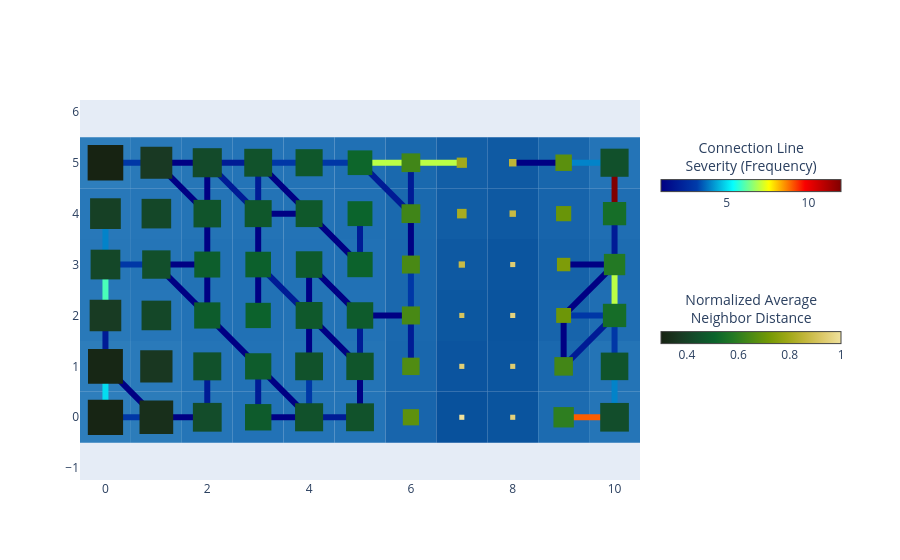

Here is the notebook cell this chart was saved with:
### Code cell
basin.pond() \
    .rhizome_layer(min_width=6, max_width=6, colorscale="jet") \
    .pad_layer() \
    .visualize();

### Figure 1 — Plotly figure (JSON) as saved in the notebook; plotly's stock layout.template omitted (floating-point values rounded to 4 significant figures)
{"data": [{"hoverinfo": "none", "marker": {"cmax": 12, "cmin": 1, "color": [1], "colorbar": {"len": 200, "lenmode": "pixels", "orientation": "h", "thickness": 12, "title": {"side": "top", "text": "Connection Line<br>Severity (Frequency)"}, "x": 1.02, "xanchor": "left", "y": 0.8, "yanchor": "middle"}, "colorscale": [[0, "rgb(0,0,131)"], [0.2, "rgb(0,60,170)"], [0.4, "rgb(5,255,255)"], [0.6, "rgb(255,255,0)"], [0.8, "rgb(250,0,0)"], [1, "rgb(128,0,0)"]], "showscale": true}, "mode": "markers", "showlegend": false, "type": "scatter", "x": [null], "y": [null]}, {"hoverinfo": "none", "marker": {"cmax": 1, "cmin": 0.3, "color": [0.3], "colorbar": {"len": 200, "lenmode": "pixels", "orientation": "h", "thickness": 12, "title": {"side": "top", "text": "Normalized Average<br>Neighbor Distance"}, "x": 1.02, "xanchor": "left", "y": 0.4, "yanchor": "middle"}, "colorscale": [[0, "rgb(23, 35, 18)"], [0.1, "rgb(25, 56, 34)"], [0.2, "rgb(18, 78, 43)"], [0.3, "rgb(11, 100, 44)"], [0.4, "rgb(35, 121, 36)"], [0.5, "rgb(75, 138, 20)"], [0.6, "rgb(116, 153, 5)"], [0.7, "rgb(157, 167, 21)"], [0.8, "rgb(194, 182, 59)"], [0.9, "rgb(221, 201, 106)"], [1, "rgb(239, 225, 156)"]], "showscale": true}, "mode": "markers", "showlegend": false, "type": "scatter", "x": [null], "y": [null]}], "layout": {"autosize": true, "legend": {"x": 1.02, "xanchor": "left", "y": 0, "yanchor": "bottom"}, "margin": {"r": 260}, "shapes": [{"fillcolor": "rgb(46, 126, 188)", "layer": "between", "line": {"width": 0}, "type": "rect", "x0": -0.5, "x1": 0.5, "xref": "x", "y0": -0.5, "y1": 0.5, "yref": "y"}, {"fillcolor": "rgb(44, 124, 186)", "layer": "between", "line": {"width": 0}, "type": "rect", "x0": 0.5, "x1": 1.5, "xref": "x", "y0": -0.5, "y1": 0.5, "yref": "y"}, {"fillcolor": "rgb(37, 117, 183)", "layer": "between", "line": {"width": 0}, "type": "rect", "x0": 1.5, "x1": 2.5, "xref": "x", "y0": -0.5, "y1": 0.5, "yref": "y"}, {"fillcolor": "rgb(34, 114, 182)", "layer": "between", "line": {"width": 0}, "type": "rect", "x0": 2.5, "x1": 3.5, "xref": "x", "y0": -0.5, "y1": 0.5, "yref": "y"}, {"fillcolor": "rgb(36, 116, 183)", "layer": "between", "line": {"width": 0}, "type": "rect", "x0": 3.5, "x1": 4.5, "xref": "x", "y0": -0.5, "y1": 0.5, "yref": "y"}, {"fillcolor": "rgb(36, 116, 183)", "layer": "between", "line": {"width": 0}, "type": "rect", "x0": 4.5, "x1": 5.5, "xref": "x", "y0": -0.5, "y1": 0.5, "yref": "y"}, {"fillcolor": "rgb(24, 101, 172)", "layer": "between", "line": {"width": 0}, "type": "rect", "x0": 5.5, "x1": 6.5, "xref": "x", "y0": -0.5, "y1": 0.5, "yref": "y"}, {"fillcolor": "rgb(8, 81, 156)", "layer": "between", "line": {"width": 0}, "type": "rect", "x0": 6.5, "x1": 7.5, "xref": "x", "y0": -0.5, "y1": 0.5, "yref": "y"}, {"fillcolor": "rgb(10, 84, 158)", "layer": "between", "line": {"width": 0}, "type": "rect", "x0": 7.5, "x1": 8.5, "xref": "x", "y0": -0.5, "y1": 0.5, "yref": "y"}, {"fillcolor": "rgb(28, 107, 176)", "layer": "between", "line": {"width": 0}, "type": "rect", "x0": 8.5, "x1": 9.5, "xref": "x", "y0": -0.5, "y1": 0.5, "yref": "y"}, {"fillcolor": "rgb(37, 117, 183)", "layer": "between", "line": {"width": 0}, "type": "rect", "x0": 9.5, "x1": 10.5, "xref": "x", "y0": -0.5, "y1": 0.5, "yref": "y"}, {"fillcolor": "rgb(45, 125, 187)", "layer": "between", "line": {"width": 0}, "type": "rect", "x0": -0.5, "x1": 0.5, "xref": "x", "y0": 0.5, "y1": 1.5, "yref": "y"}, {"fillcolor": "rgb(42, 122, 186)", "layer": "between", "line": {"width": 0}, "type": "rect", "x0": 0.5, "x1": 1.5, "xref": "x", "y0": 0.5, "y1": 1.5, "yref": "y"}, {"fillcolor": "rgb(36, 116, 183)", "layer": "between", "line": {"width": 0}, "type": "rect", "x0": 1.5, "x1": 2.5, "xref": "x", "y0": 0.5, "y1": 1.5, "yref": "y"}, {"fillcolor": "rgb(34, 114, 182)", "layer": "between", "line": {"width": 0}, "type": "rect", "x0": 2.5, "x1": 3.5, "xref": "x", "y0": 0.5, "y1": 1.5, "yref": "y"}, {"fillcolor": "rgb(36, 116, 183)", "layer": "between", "line": {"width": 0}, "type": "rect", "x0": 3.5, "x1": 4.5, "xref": "x", "y0": 0.5, "y1": 1.5, "yref": "y"}, {"fillcolor": "rgb(36, 116, 182)", "layer": "between", "line": {"width": 0}, "type": "rect", "x0": 4.5, "x1": 5.5, "xref": "x", "y0": 0.5, "y1": 1.5, "yref": "y"}, {"fillcolor": "rgb(25, 103, 173)", "layer": "between", "line": {"width": 0}, "type": "rect", "x0": 5.5, "x1": 6.5, "xref": "x", "y0": 0.5, "y1": 1.5, "yref": "y"}, {"fillcolor": "rgb(11, 84, 159)", "layer": "between", "line": {"width": 0}, "type": "rect", "x0": 6.5, "x1": 7.5, "xref": "x", "y0": 0.5, "y1": 1.5, "yref": "y"}, {"fillcolor": "rgb(11, 85, 159)", "layer": "between", "line": {"width": 0}, "type": "rect", "x0": 7.5, "x1": 8.5, "xref": "x", "y0": 0.5, "y1": 1.5, "yref": "y"}, {"fillcolor": "rgb(26, 104, 174)", "layer": "between", "line": {"width": 0}, "type": "rect", "x0": 8.5, "x1": 9.5, "xref": "x", "y0": 0.5, "y1": 1.5, "yref": "y"}, {"fillcolor": "rgb(36, 116, 182)", "layer": "between", "line": {"width": 0}, "type": "rect", "x0": 9.5, "x1": 10.5, "xref": "x", "y0": 0.5, "y1": 1.5, "yref": "y"}, {"fillcolor": "rgb(41, 121, 185)", "layer": "between", "line": {"width": 0}, "type": "rect", "x0": -0.5, "x1": 0.5, "xref": "x", "y0": 1.5, "y1": 2.5, "yref": "y"}, {"fillcolor": "rgb(38, 118, 184)", "layer": "between", "line": {"width": 0}, "type": "rect", "x0": 0.5, "x1": 1.5, "xref": "x", "y0": 1.5, "y1": 2.5, "yref": "y"}, {"fillcolor": "rgb(34, 114, 182)", "layer": "between", "line": {"width": 0}, "type": "rect", "x0": 1.5, "x1": 2.5, "xref": "x", "y0": 1.5, "y1": 2.5, "yref": "y"}, {"fillcolor": "rgb(33, 113, 181)", "layer": "between", "line": {"width": 0}, "type": "rect", "x0": 2.5, "x1": 3.5, "xref": "x", "y0": 1.5, "y1": 2.5, "yref": "y"}, {"fillcolor": "rgb(35, 115, 182)", "layer": "between", "line": {"width": 0}, "type": "rect", "x0": 3.5, "x1": 4.5, "xref": "x", "y0": 1.5, "y1": 2.5, "yref": "y"}, {"fillcolor": "rgb(34, 114, 182)", "layer": "between", "line": {"width": 0}, "type": "rect", "x0": 4.5, "x1": 5.5, "xref": "x", "y0": 1.5, "y1": 2.5, "yref": "y"}, {"fillcolor": "rgb(26, 104, 174)", "layer": "between", "line": {"width": 0}, "type": "rect", "x0": 5.5, "x1": 6.5, "xref": "x", "y0": 1.5, "y1": 2.5, "yref": "y"}, {"fillcolor": "rgb(12, 87, 160)", "layer": "between", "line": {"width": 0}, "type": "rect", "x0": 6.5, "x1": 7.5, "xref": "x", "y0": 1.5, "y1": 2.5, "yref": "y"}, {"fillcolor": "rgb(10, 84, 158)", "layer": "between", "line": {"width": 0}, "type": "rect", "x0": 7.5, "x1": 8.5, "xref": "x", "y0": 1.5, "y1": 2.5, "yref": "y"}, {"fillcolor": "rgb(23, 100, 171)", "layer": "between", "line": {"width": 0}, "type": "rect", "x0": 8.5, "x1": 9.5, "xref": "x", "y0": 1.5, "y1": 2.5, "yref": "y"}, {"fillcolor": "rgb(31, 110, 179)", "layer": "between", "line": {"width": 0}, "type": "rect", "x0": 9.5, "x1": 10.5, "xref": "x", "y0": 1.5, "y1": 2.5, "yref": "y"}, {"fillcolor": "rgb(39, 119, 184)", "layer": "between", "line": {"width": 0}, "type": "rect", "x0": -0.5, "x1": 0.5, "xref": "x", "y0": 2.5, "y1": 3.5, "yref": "y"}, {"fillcolor": "rgb(37, 117, 183)", "layer": "between", "line": {"width": 0}, "type": "rect", "x0": 0.5, "x1": 1.5, "xref": "x", "y0": 2.5, "y1": 3.5, "yref": "y"}, {"fillcolor": "rgb(34, 114, 181)", "layer": "between", "line": {"width": 0}, "type": "rect", "x0": 1.5, "x1": 2.5, "xref": "x", "y0": 2.5, "y1": 3.5, "yref": "y"}, {"fillcolor": "rgb(33, 113, 181)", "layer": "between", "line": {"width": 0}, "type": "rect", "x0": 2.5, "x1": 3.5, "xref": "x", "y0": 2.5, "y1": 3.5, "yref": "y"}, {"fillcolor": "rgb(34, 114, 182)", "layer": "between", "line": {"width": 0}, "type": "rect", "x0": 3.5, "x1": 4.5, "xref": "x", "y0": 2.5, "y1": 3.5, "yref": "y"}, {"fillcolor": "rgb(33, 113, 181)", "layer": "between", "line": {"width": 0}, "type": "rect", "x0": 4.5, "x1": 5.5, "xref": "x", "y0": 2.5, "y1": 3.5, "yref": "y"}, {"fillcolor": "rgb(26, 104, 174)", "layer": "between", "line": {"width": 0}, "type": "rect", "x0": 5.5, "x1": 6.5, "xref": "x", "y0": 2.5, "y1": 3.5, "yref": "y"}, {"fillcolor": "rgb(14, 89, 162)", "layer": "between", "line": {"width": 0}, "type": "rect", "x0": 6.5, "x1": 7.5, "xref": "x", "y0": 2.5, "y1": 3.5, "yref": "y"}, {"fillcolor": "rgb(11, 85, 159)", "layer": "between", "line": {"width": 0}, "type": "rect", "x0": 7.5, "x1": 8.5, "xref": "x", "y0": 2.5, "y1": 3.5, "yref": "y"}, {"fillcolor": "rgb(21, 98, 169)", "layer": "between", "line": {"width": 0}, "type": "rect", "x0": 8.5, "x1": 9.5, "xref": "x", "y0": 2.5, "y1": 3.5, "yref": "y"}, {"fillcolor": "rgb(29, 108, 177)", "layer": "between", "line": {"width": 0}, "type": "rect", "x0": 9.5, "x1": 10.5, "xref": "x", "y0": 2.5, "y1": 3.5, "yref": "y"}, {"fillcolor": "rgb(40, 120, 185)", "layer": "between", "line": {"width": 0}, "type": "rect", "x0": -0.5, "x1": 0.5, "xref": "x", "y0": 3.5, "y1": 4.5, "yref": "y"}, {"fillcolor": "rgb(38, 118, 184)", "layer": "between", "line": {"width": 0}, "type": "rect", "x0": 0.5, "x1": 1.5, "xref": "x", "y0": 3.5, "y1": 4.5, "yref": "y"}, {"fillcolor": "rgb(36, 116, 182)", "layer": "between", "line": {"width": 0}, "type": "rect", "x0": 1.5, "x1": 2.5, "xref": "x", "y0": 3.5, "y1": 4.5, "yref": "y"}, {"fillcolor": "rgb(35, 115, 182)", "layer": "between", "line": {"width": 0}, "type": "rect", "x0": 2.5, "x1": 3.5, "xref": "x", "y0": 3.5, "y1": 4.5, "yref": "y"}, {"fillcolor": "rgb(35, 115, 182)", "layer": "between", "line": {"width": 0}, "type": "rect", "x0": 3.5, "x1": 4.5, "xref": "x", "y0": 3.5, "y1": 4.5, "yref": "y"}, {"fillcolor": "rgb(32, 112, 180)", "layer": "between", "line": {"width": 0}, "type": "rect", "x0": 4.5, "x1": 5.5, "xref": "x", "y0": 3.5, "y1": 4.5, "yref": "y"}, {"fillcolor": "rgb(26, 105, 174)", "layer": "between", "line": {"width": 0}, "type": "rect", "x0": 5.5, "x1": 6.5, "xref": "x", "y0": 3.5, "y1": 4.5, "yref": "y"}, {"fillcolor": "rgb(17, 93, 165)", "layer": "between", "line": {"width": 0}, "type": "rect", "x0": 6.5, "x1": 7.5, "xref": "x", "y0": 3.5, "y1": 4.5, "yref": "y"}, {"fillcolor": "rgb(14, 89, 162)", "layer": "between", "line": {"width": 0}, "type": "rect", "x0": 7.5, "x1": 8.5, "xref": "x", "y0": 3.5, "y1": 4.5, "yref": "y"}, {"fillcolor": "rgb(23, 100, 171)", "layer": "between", "line": {"width": 0}, "type": "rect", "x0": 8.5, "x1": 9.5, "xref": "x", "y0": 3.5, "y1": 4.5, "yref": "y"}, {"fillcolor": "rgb(31, 110, 179)", "layer": "between", "line": {"width": 0}, "type": "rect", "x0": 9.5, "x1": 10.5, "xref": "x", "y0": 3.5, "y1": 4.5, "yref": "y"}, {"fillcolor": "rgb(46, 126, 188)", "layer": "between", "line": {"width": 0}, "type": "rect", "x0": -0.5, "x1": 0.5, "xref": "x", "y0": 4.5, "y1": 5.5, "yref": "y"}, {"fillcolor": "rgb(41, 121, 185)", "layer": "between", "line": {"width": 0}, "type": "rect", "x0": 0.5, "x1": 1.5, "xref": "x", "y0": 4.5, "y1": 5.5, "yref": "y"}, {"fillcolor": "rgb(38, 118, 183)", "layer": "between", "line": {"width": 0}, "type": "rect", "x0": 1.5, "x1": 2.5, "xref": "x", "y0": 4.5, "y1": 5.5, "yref": "y"}, {"fillcolor": "rgb(36, 116, 183)", "layer": "between", "line": {"width": 0}, "type": "rect", "x0": 2.5, "x1": 3.5, "xref": "x", "y0": 4.5, "y1": 5.5, "yref": "y"}, {"fillcolor": "rgb(35, 115, 182)", "layer": "between", "line": {"width": 0}, "type": "rect", "x0": 3.5, "x1": 4.5, "xref": "x", "y0": 4.5, "y1": 5.5, "yref": "y"}, {"fillcolor": "rgb(32, 112, 180)", "layer": "between", "line": {"width": 0}, "type": "rect", "x0": 4.5, "x1": 5.5, "xref": "x", "y0": 4.5, "y1": 5.5, "yref": "y"}, {"fillcolor": "rgb(26, 105, 174)", "layer": "between", "line": {"width": 0}, "type": "rect", "x0": 5.5, "x1": 6.5, "xref": "x", "y0": 4.5, "y1": 5.5, "yref": "y"}, {"fillcolor": "rgb(18, 94, 166)", "layer": "between", "line": {"width": 0}, "type": "rect", "x0": 6.5, "x1": 7.5, "xref": "x", "y0": 4.5, "y1": 5.5, "yref": "y"}, {"fillcolor": "rgb(15, 90, 163)", "layer": "between", "line": {"width": 0}, "type": "rect", "x0": 7.5, "x1": 8.5, "xref": "x", "y0": 4.5, "y1": 5.5, "yref": "y"}, {"fillcolor": "rgb(24, 102, 172)", "layer": "between", "line": {"width": 0}, "type": "rect", "x0": 8.5, "x1": 9.5, "xref": "x", "y0": 4.5, "y1": 5.5, "yref": "y"}, {"fillcolor": "rgb(36, 116, 183)", "layer": "between", "line": {"width": 0}, "type": "rect", "x0": 9.5, "x1": 10.5, "xref": "x", "y0": 4.5, "y1": 5.5, "yref": "y"}, {"layer": "between", "line": {"color": "rgb(0, 55, 166)", "width": 6}, "type": "line", "x0": 0, "x1": 1, "y0": 0, "y1": 0}, {"layer": "between", "line": {"color": "rgb(4, 220, 240)", "width": 6}, "type": "line", "x0": 0, "x1": 0, "y0": 0, "y1": 1}, {"layer": "between", "line": {"color": "rgb(0, 0, 131)", "width": 6}, "type": "line", "x0": 1, "x1": 2, "y0": 0, "y1": 0}, {"layer": "between", "line": {"color": "rgb(0, 0, 131)", "width": 6}, "type": "line", "x0": 1, "x1": 0, "y0": 0, "y1": 1}, {"layer": "between", "line": {"color": "rgb(0, 27, 149)", "width": 6}, "type": "line", "x0": 2, "x1": 2, "y0": 0, "y1": 1}, {"layer": "between", "line": {"color": "rgb(0, 0, 131)", "width": 6}, "type": "line", "x0": 3, "x1": 4, "y0": 0, "y1": 0}, {"layer": "between", "line": {"color": "rgb(0, 27, 149)", "width": 6}, "type": "line", "x0": 3, "x1": 3, "y0": 0, "y1": 1}, {"layer": "between", "line": {"color": "rgb(0, 27, 149)", "width": 6}, "type": "line", "x0": 4, "x1": 5, "y0": 0, "y1": 0}, {"layer": "between", "line": {"color": "rgb(0, 0, 131)", "width": 6}, "type": "line", "x0": 4, "x1": 3, "y0": 0, "y1": 1}, {"layer": "between", "line": {"color": "rgb(0, 55, 166)", "width": 6}, "type": "line", "x0": 4, "x1": 4, "y0": 0, "y1": 1}, {"layer": "between", "line": {"color": "rgb(0, 0, 131)", "width": 6}, "type": "line", "x0": 5, "x1": 5, "y0": 0, "y1": 1}, {"layer": "between", "line": {"color": "rgb(252, 93, 0)", "width": 6}, "type": "line", "x0": 9, "x1": 10, "y0": 0, "y1": 0}, {"layer": "between", "line": {"color": "rgb(2, 131, 201)", "width": 6}, "type": "line", "x0": 10, "x1": 10, "y0": 0, "y1": 1}, {"layer": "between", "line": {"color": "rgb(0, 27, 149)", "width": 6}, "type": "line", "x0": 0, "x1": 0, "y0": 1, "y1": 2}, {"layer": "between", "line": {"color": "rgb(0, 0, 131)", "width": 6}, "type": "line", "x0": 3, "x1": 2, "y0": 1, "y1": 2}, {"layer": "between", "line": {"color": "rgb(0, 0, 131)", "width": 6}, "type": "line", "x0": 4, "x1": 4, "y0": 1, "y1": 2}, {"layer": "between", "line": {"color": "rgb(0, 0, 131)", "width": 6}, "type": "line", "x0": 5, "x1": 4, "y0": 1, "y1": 2}, {"layer": "between", "line": {"color": "rgb(0, 27, 149)", "width": 6}, "type": "line", "x0": 5, "x1": 5, "y0": 1, "y1": 2}, {"layer": "between", "line": {"color": "rgb(0, 27, 149)", "width": 6}, "type": "line", "x0": 6, "x1": 6, "y0": 1, "y1": 2}, {"layer": "between", "line": {"color": "rgb(0, 0, 131)", "width": 6}, "type": "line", "x0": 9, "x1": 9, "y0": 1, "y1": 2}, {"layer": "between", "line": {"color": "rgb(0, 27, 149)", "width": 6}, "type": "line", "x0": 9, "x1": 10, "y0": 1, "y1": 2}, {"layer": "between", "line": {"color": "rgb(0, 55, 166)", "width": 6}, "type": "line", "x0": 10, "x1": 10, "y0": 1, "y1": 2}, {"layer": "between", "line": {"color": "rgb(73, 255, 185)", "width": 6}, "type": "line", "x0": 0, "x1": 0, "y0": 2, "y1": 3}, {"layer": "between", "line": {"color": "rgb(0, 0, 131)", "width": 6}, "type": "line", "x0": 2, "x1": 1, "y0": 2, "y1": 3}, {"layer": "between", "line": {"color": "rgb(0, 0, 131)", "width": 6}, "type": "line", "x0": 2, "x1": 2, "y0": 2, "y1": 3}, {"layer": "between", "line": {"color": "rgb(0, 0, 131)", "width": 6}, "type": "line", "x0": 3, "x1": 3, "y0": 2, "y1": 3}, {"layer": "between", "line": {"color": "rgb(0, 27, 149)", "width": 6}, "type": "line", "x0": 4, "x1": 3, "y0": 2, "y1": 3}, {"layer": "between", "line": {"color": "rgb(0, 0, 131)", "width": 6}, "type": "line", "x0": 4, "x1": 4, "y0": 2, "y1": 3}, {"layer": "between", "line": {"color": "rgb(0, 0, 131)", "width": 6}, "type": "line", "x0": 5, "x1": 6, "y0": 2, "y1": 2}, {"layer": "between", "line": {"color": "rgb(0, 0, 131)", "width": 6}, "type": "line", "x0": 5, "x1": 4, "y0": 2, "y1": 3}, {"layer": "between", "line": {"color": "rgb(0, 55, 166)", "width": 6}, "type": "line", "x0": 6, "x1": 6, "y0": 2, "y1": 3}, {"layer": "between", "line": {"color": "rgb(0, 55, 166)", "width": 6}, "type": "line", "x0": 9, "x1": 10, "y0": 2, "y1": 2}, {"layer": "between", "line": {"color": "rgb(0, 0, 131)", "width": 6}, "type": "line", "x0": 9, "x1": 10, "y0": 2, "y1": 3}, {"layer": "between", "line": {"color": "rgb(187, 255, 70)", "width": 6}, "type": "line", "x0": 10, "x1": 10, "y0": 2, "y1": 3}, {"layer": "between", "line": {"color": "rgb(0, 55, 166)", "width": 6}, "type": "line", "x0": 0, "x1": 1, "y0": 3, "y1": 3}, {"layer": "between", "line": {"color": "rgb(2, 131, 201)", "width": 6}, "type": "line", "x0": 0, "x1": 0, "y0": 3, "y1": 4}, {"layer": "between", "line": {"color": "rgb(0, 0, 131)", "width": 6}, "type": "line", "x0": 1, "x1": 2, "y0": 3, "y1": 3}, {"layer": "between", "line": {"color": "rgb(0, 0, 131)", "width": 6}, "type": "line", "x0": 2, "x1": 2, "y0": 3, "y1": 4}, {"layer": "between", "line": {"color": "rgb(0, 0, 131)", "width": 6}, "type": "line", "x0": 3, "x1": 3, "y0": 3, "y1": 4}, {"layer": "between", "line": {"color": "rgb(0, 0, 131)", "width": 6}, "type": "line", "x0": 5, "x1": 4, "y0": 3, "y1": 4}, {"layer": "between", "line": {"color": "rgb(0, 27, 149)", "width": 6}, "type": "line", "x0": 5, "x1": 5, "y0": 3, "y1": 4}, {"layer": "between", "line": {"color": "rgb(0, 0, 131)", "width": 6}, "type": "line", "x0": 6, "x1": 6, "y0": 3, "y1": 4}, {"layer": "between", "line": {"color": "rgb(0, 0, 131)", "width": 6}, "type": "line", "x0": 9, "x1": 10, "y0": 3, "y1": 3}, {"layer": "between", "line": {"color": "rgb(0, 27, 149)", "width": 6}, "type": "line", "x0": 10, "x1": 10, "y0": 3, "y1": 4}, {"layer": "between", "line": {"color": "rgb(0, 0, 131)", "width": 6}, "type": "line", "x0": 2, "x1": 1, "y0": 4, "y1": 5}, {"layer": "between", "line": {"color": "rgb(0, 0, 131)", "width": 6}, "type": "line", "x0": 2, "x1": 2, "y0": 4, "y1": 5}, {"layer": "between", "line": {"color": "rgb(0, 0, 131)", "width": 6}, "type": "line", "x0": 3, "x1": 4, "y0": 4, "y1": 4}, {"layer": "between", "line": {"color": "rgb(0, 27, 149)", "width": 6}, "type": "line", "x0": 3, "x1": 2, "y0": 4, "y1": 5}, {"layer": "between", "line": {"color": "rgb(0, 27, 149)", "width": 6}, "type": "line", "x0": 3, "x1": 3, "y0": 4, "y1": 5}, {"layer": "between", "line": {"color": "rgb(0, 0, 131)", "width": 6}, "type": "line", "x0": 4, "x1": 3, "y0": 4, "y1": 5}, {"layer": "between", "line": {"color": "rgb(0, 27, 149)", "width": 6}, "type": "line", "x0": 6, "x1": 5, "y0": 4, "y1": 5}, {"layer": "between", "line": {"color": "rgb(0, 27, 149)", "width": 6}, "type": "line", "x0": 6, "x1": 6, "y0": 4, "y1": 5}, {"layer": "between", "line": {"color": "rgb(128, 0, 0)", "width": 6}, "type": "line", "x0": 10, "x1": 10, "y0": 4, "y1": 5}, {"layer": "between", "line": {"color": "rgb(0, 55, 166)", "width": 6}, "type": "line", "x0": 0, "x1": 1, "y0": 5, "y1": 5}, {"layer": "between", "line": {"color": "rgb(0, 0, 131)", "width": 6}, "type": "line", "x0": 1, "x1": 2, "y0": 5, "y1": 5}, {"layer": "between", "line": {"color": "rgb(0, 27, 149)", "width": 6}, "type": "line", "x0": 2, "x1": 3, "y0": 5, "y1": 5}, {"layer": "between", "line": {"color": "rgb(0, 55, 166)", "width": 6}, "type": "line", "x0": 3, "x1": 4, "y0": 5, "y1": 5}, {"layer": "between", "line": {"color": "rgb(0, 55, 166)", "width": 6}, "type": "line", "x0": 4, "x1": 5, "y0": 5, "y1": 5}, {"layer": "between", "line": {"color": "rgb(187, 255, 70)", "width": 6}, "type": "line", "x0": 5, "x1": 6, "y0": 5, "y1": 5}, {"layer": "between", "line": {"color": "rgb(187, 255, 70)", "width": 6}, "type": "line", "x0": 6, "x1": 7, "y0": 5, "y1": 5}, {"layer": "between", "line": {"color": "rgb(0, 0, 131)", "width": 6}, "type": "line", "x0": 8, "x1": 9, "y0": 5, "y1": 5}, {"layer": "between", "line": {"color": "rgb(2, 131, 201)", "width": 6}, "type": "line", "x0": 9, "x1": 10, "y0": 5, "y1": 5}, {"fillcolor": "rgb(23, 37, 20)", "layer": "between", "line": {"width": 0}, "type": "rect", "x0": -0.3462, "x1": 0.3462, "xref": "x", "y0": -0.3462, "y1": 0.3462, "yref": "y"}, {"fillcolor": "rgb(24, 47, 27)", "layer": "between", "line": {"width": 0}, "type": "rect", "x0": 0.6692, "x1": 1.331, "xref": "x", "y0": -0.3308, "y1": 0.3308, "yref": "y"}, {"fillcolor": "rgb(19, 76, 42)", "layer": "between", "line": {"width": 0}, "type": "rect", "x0": 1.717, "x1": 2.283, "xref": "x", "y0": -0.2826, "y1": 0.2826, "yref": "y"}, {"fillcolor": "rgb(14, 91, 44)", "layer": "between", "line": {"width": 0}, "type": "rect", "x0": 2.74, "x1": 3.26, "xref": "x", "y0": -0.2596, "y1": 0.2596, "yref": "y"}, {"fillcolor": "rgb(17, 81, 43)", "layer": "between", "line": {"width": 0}, "type": "rect", "x0": 3.724, "x1": 4.276, "xref": "x", "y0": -0.2756, "y1": 0.2756, "yref": "y"}, {"fillcolor": "rgb(17, 82, 43)", "layer": "between", "line": {"width": 0}, "type": "rect", "x0": 4.726, "x1": 5.274, "xref": "x", "y0": -0.2739, "y1": 0.2739, "yref": "y"}, {"fillcolor": "rgb(94, 145, 13)", "layer": "between", "line": {"width": 0}, "type": "rect", "x0": 5.841, "x1": 6.159, "xref": "x", "y0": -0.1591, "y1": 0.1591, "yref": "y"}, {"fillcolor": "rgb(239, 225, 156)", "layer": "between", "line": {"width": 0}, "type": "rect", "x0": 6.95, "x1": 7.05, "xref": "x", "y0": -0.05, "y1": 0.05, "yref": "y"}, {"fillcolor": "rgb(227, 208, 122)", "layer": "between", "line": {"width": 0}, "type": "rect", "x0": 7.95, "x1": 8.05, "xref": "x", "y0": -0.05, "y1": 0.05, "yref": "y"}, {"fillcolor": "rgb(46, 126, 32)", "layer": "between", "line": {"width": 0}, "type": "rect", "x0": 8.8, "x1": 9.2, "xref": "x", "y0": -0.2003, "y1": 0.2003, "yref": "y"}, {"fillcolor": "rgb(18, 77, 43)", "layer": "between", "line": {"width": 0}, "type": "rect", "x0": 9.719, "x1": 10.28, "xref": "x", "y0": -0.2815, "y1": 0.2815, "yref": "y"}, {"fillcolor": "rgb(23, 39, 21)", "layer": "between", "line": {"width": 0}, "type": "rect", "x0": -0.3428, "x1": 0.3428, "xref": "x", "y0": 0.6572, "y1": 1.343, "yref": "y"}, {"fillcolor": "rgb(25, 55, 33)", "layer": "between", "line": {"width": 0}, "type": "rect", "x0": 0.6828, "x1": 1.317, "xref": "x", "y0": 0.6828, "y1": 1.317, "yref": "y"}, {"fillcolor": "rgb(17, 81, 43)", "layer": "between", "line": {"width": 0}, "type": "rect", "x0": 1.725, "x1": 2.275, "xref": "x", "y0": 0.7251, "y1": 1.275, "yref": "y"}, {"fillcolor": "rgb(14, 92, 44)", "layer": "between", "line": {"width": 0}, "type": "rect", "x0": 2.742, "x1": 3.258, "xref": "x", "y0": 0.7422, "y1": 1.258, "yref": "y"}, {"fillcolor": "rgb(17, 82, 43)", "layer": "between", "line": {"width": 0}, "type": "rect", "x0": 3.727, "x1": 4.273, "xref": "x", "y0": 0.7268, "y1": 1.273, "yref": "y"}, {"fillcolor": "rgb(16, 85, 43)", "layer": "between", "line": {"width": 0}, "type": "rect", "x0": 4.731, "x1": 5.269, "xref": "x", "y0": 0.731, "y1": 1.269, "yref": "y"}, {"fillcolor": "rgb(80, 140, 18)", "layer": "between", "line": {"width": 0}, "type": "rect", "x0": 5.829, "x1": 6.171, "xref": "x", "y0": 0.8291, "y1": 1.171, "yref": "y"}, {"fillcolor": "rgb(225, 207, 118)", "layer": "between", "line": {"width": 0}, "type": "rect", "x0": 6.95, "x1": 7.05, "xref": "x", "y0": 0.95, "y1": 1.05, "yref": "y"}, {"fillcolor": "rgb(223, 204, 111)", "layer": "between", "line": {"width": 0}, "type": "rect", "x0": 7.95, "x1": 8.05, "xref": "x", "y0": 0.95, "y1": 1.05, "yref": "y"}, {"fillcolor": "rgb(67, 134, 23)", "layer": "between", "line": {"width": 0}, "type": "rect", "x0": 8.818, "x1": 9.182, "xref": "x", "y0": 0.8178, "y1": 1.182, "yref": "y"}, {"fillcolor": "rgb(16, 84, 43)", "layer": "between", "line": {"width": 0}, "type": "rect", "x0": 9.729, "x1": 10.27, "xref": "x", "y0": 0.7293, "y1": 1.271, "yref": "y"}, {"fillcolor": "rgb(24, 59, 35)", "layer": "between", "line": {"width": 0}, "type": "rect", "x0": -0.3102, "x1": 0.3102, "xref": "x", "y0": 1.69, "y1": 2.31, "yref": "y"}, {"fillcolor": "rgb(20, 71, 40)", "layer": "between", "line": {"width": 0}, "type": "rect", "x0": 0.7091, "x1": 1.291, "xref": "x", "y0": 1.709, "y1": 2.291, "yref": "y"}, {"fillcolor": "rgb(13, 92, 44)", "layer": "between", "line": {"width": 0}, "type": "rect", "x0": 1.743, "x1": 2.257, "xref": "x", "y0": 1.743, "y1": 2.257, "yref": "y"}, {"fillcolor": "rgb(12, 98, 44)", "layer": "between", "line": {"width": 0}, "type": "rect", "x0": 2.752, "x1": 3.248, "xref": "x", "y0": 1.752, "y1": 2.248, "yref": "y"}, {"fillcolor": "rgb(15, 88, 43)", "layer": "between", "line": {"width": 0}, "type": "rect", "x0": 3.736, "x1": 4.264, "xref": "x", "y0": 1.736, "y1": 2.264, "yref": "y"}, {"fillcolor": "rgb(14, 91, 44)", "layer": "between", "line": {"width": 0}, "type": "rect", "x0": 4.74, "x1": 5.26, "xref": "x", "y0": 1.74, "y1": 2.26, "yref": "y"}, {"fillcolor": "rgb(72, 137, 21)", "layer": "between", "line": {"width": 0}, "type": "rect", "x0": 5.823, "x1": 6.177, "xref": "x", "y0": 1.823, "y1": 2.177, "yref": "y"}, {"fillcolor": "rgb(214, 196, 94)", "layer": "between", "line": {"width": 0}, "type": "rect", "x0": 6.95, "x1": 7.05, "xref": "x", "y0": 1.95, "y1": 2.05, "yref": "y"}, {"fillcolor": "rgb(228, 210, 125)", "layer": "between", "line": {"width": 0}, "type": "rect", "x0": 7.95, "x1": 8.05, "xref": "x", "y0": 1.95, "y1": 2.05, "yref": "y"}, {"fillcolor": "rgb(109, 150, 8)", "layer": "between", "line": {"width": 0}, "type": "rect", "x0": 8.854, "x1": 9.146, "xref": "x", "y0": 1.854, "y1": 2.146, "yref": "y"}, {"fillcolor": "rgb(22, 109, 40)", "layer": "between", "line": {"width": 0}, "type": "rect", "x0": 9.771, "x1": 10.23, "xref": "x", "y0": 1.771, "y1": 2.229, "yref": "y"}, {"fillcolor": "rgb(20, 71, 40)", "layer": "between", "line": {"width": 0}, "type": "rect", "x0": -0.2919, "x1": 0.2919, "xref": "x", "y0": 2.708, "y1": 3.292, "yref": "y"}, {"fillcolor": "rgb(18, 79, 43)", "layer": "between", "line": {"width": 0}, "type": "rect", "x0": 0.7213, "x1": 1.279, "xref": "x", "y0": 2.721, "y1": 3.279, "yref": "y"}, {"fillcolor": "rgb(13, 94, 44)", "layer": "between", "line": {"width": 0}, "type": "rect", "x0": 1.745, "x1": 2.255, "xref": "x", "y0": 2.745, "y1": 3.255, "yref": "y"}, {"fillcolor": "rgb(12, 96, 44)", "layer": "between", "line": {"width": 0}, "type": "rect", "x0": 2.748, "x1": 3.252, "xref": "x", "y0": 2.748, "y1": 3.252, "yref": "y"}, {"fillcolor": "rgb(14, 90, 44)", "layer": "between", "line": {"width": 0}, "type": "rect", "x0": 3.739, "x1": 4.261, "xref": "x", "y0": 2.739, "y1": 3.261, "yref": "y"}, {"fillcolor": "rgb(12, 98, 44)", "layer": "between", "line": {"width": 0}, "type": "rect", "x0": 4.752, "x1": 5.248, "xref": "x", "y0": 2.752, "y1": 3.248, "yref": "y"}, {"fillcolor": "rgb(73, 137, 21)", "layer": "between", "line": {"width": 0}, "type": "rect", "x0": 5.824, "x1": 6.176, "xref": "x", "y0": 2.824, "y1": 3.176, "yref": "y"}, {"fillcolor": "rgb(200, 186, 70)", "layer": "between", "line": {"width": 0}, "type": "rect", "x0": 6.938, "x1": 7.062, "xref": "x", "y0": 2.938, "y1": 3.062, "yref": "y"}, {"fillcolor": "rgb(223, 204, 113)", "layer": "between", "line": {"width": 0}, "type": "rect", "x0": 7.95, "x1": 8.05, "xref": "x", "y0": 2.95, "y1": 3.05, "yref": "y"}, {"fillcolor": "rgb(126, 156, 9)", "layer": "between", "line": {"width": 0}, "type": "rect", "x0": 8.868, "x1": 9.132, "xref": "x", "y0": 2.868, "y1": 3.132, "yref": "y"}, {"fillcolor": "rgb(35, 121, 36)", "layer": "between", "line": {"width": 0}, "type": "rect", "x0": 9.79, "x1": 10.21, "xref": "x", "y0": 2.79, "y1": 3.21, "yref": "y"}, {"fillcolor": "rgb(22, 64, 37)", "layer": "between", "line": {"width": 0}, "type": "rect", "x0": -0.3018, "x1": 0.3018, "xref": "x", "y0": 3.698, "y1": 4.302, "yref": "y"}, {"fillcolor": "rgb(20, 71, 40)", "layer": "between", "line": {"width": 0}, "type": "rect", "x0": 0.7096, "x1": 1.29, "xref": "x", "y0": 3.71, "y1": 4.29, "yref": "y"}, {"fillcolor": "rgb(16, 84, 43)", "layer": "between", "line": {"width": 0}, "type": "rect", "x0": 1.729, "x1": 2.271, "xref": "x", "y0": 3.729, "y1": 4.271, "yref": "y"}, {"fillcolor": "rgb(15, 87, 43)", "layer": "between", "line": {"width": 0}, "type": "rect", "x0": 2.735, "x1": 3.265, "xref": "x", "y0": 3.735, "y1": 4.265, "yref": "y"}, {"fillcolor": "rgb(15, 88, 43)", "layer": "between", "line": {"width": 0}, "type": "rect", "x0": 3.736, "x1": 4.264, "xref": "x", "y0": 3.736, "y1": 4.264, "yref": "y"}, {"fillcolor": "rgb(11, 100, 44)", "layer": "between", "line": {"width": 0}, "type": "rect", "x0": 4.756, "x1": 5.244, "xref": "x", "y0": 3.756, "y1": 4.244, "yref": "y"}, {"fillcolor": "rgb(64, 133, 24)", "layer": "between", "line": {"width": 0}, "type": "rect", "x0": 5.815, "x1": 6.185, "xref": "x", "y0": 3.815, "y1": 4.185, "yref": "y"}, {"fillcolor": "rgb(169, 172, 33)", "layer": "between", "line": {"width": 0}, "type": "rect", "x0": 6.906, "x1": 7.094, "xref": "x", "y0": 3.906, "y1": 4.094, "yref": "y"}, {"fillcolor": "rgb(199, 186, 68)", "layer": "between", "line": {"width": 0}, "type": "rect", "x0": 7.937, "x1": 8.063, "xref": "x", "y0": 3.937, "y1": 4.063, "yref": "y"}, {"fillcolor": "rgb(105, 149, 9)", "layer": "between", "line": {"width": 0}, "type": "rect", "x0": 8.851, "x1": 9.149, "xref": "x", "y0": 3.851, "y1": 4.149, "yref": "y"}, {"fillcolor": "rgb(22, 110, 40)", "layer": "between", "line": {"width": 0}, "type": "rect", "x0": 9.772, "x1": 10.23, "xref": "x", "y0": 3.772, "y1": 4.228, "yref": "y"}, {"fillcolor": "rgb(23, 35, 18)", "layer": "between", "line": {"width": 0}, "type": "rect", "x0": -0.35, "x1": 0.35, "xref": "x", "y0": 4.65, "y1": 5.35, "yref": "y"}, {"fillcolor": "rgb(25, 57, 35)", "layer": "between", "line": {"width": 0}, "type": "rect", "x0": 0.6872, "x1": 1.313, "xref": "x", "y0": 4.687, "y1": 5.313, "yref": "y"}, {"fillcolor": "rgb(19, 74, 42)", "layer": "between", "line": {"width": 0}, "type": "rect", "x0": 1.714, "x1": 2.286, "xref": "x", "y0": 4.714, "y1": 5.286, "yref": "y"}, {"fillcolor": "rgb(17, 82, 43)", "layer": "between", "line": {"width": 0}, "type": "rect", "x0": 2.726, "x1": 3.274, "xref": "x", "y0": 4.726, "y1": 5.274, "yref": "y"}, {"fillcolor": "rgb(15, 87, 43)", "layer": "between", "line": {"width": 0}, "type": "rect", "x0": 3.734, "x1": 4.266, "xref": "x", "y0": 4.734, "y1": 5.266, "yref": "y"}, {"fillcolor": "rgb(13, 102, 43)", "layer": "between", "line": {"width": 0}, "type": "rect", "x0": 4.758, "x1": 5.242, "xref": "x", "y0": 4.758, "y1": 5.242, "yref": "y"}, {"fillcolor": "rgb(65, 134, 24)", "layer": "between", "line": {"width": 0}, "type": "rect", "x0": 5.816, "x1": 6.184, "xref": "x", "y0": 4.816, "y1": 5.184, "yref": "y"}, {"fillcolor": "rgb(162, 169, 26)", "layer": "between", "line": {"width": 0}, "type": "rect", "x0": 6.899, "x1": 7.101, "xref": "x", "y0": 4.899, "y1": 5.101, "yref": "y"}, {"fillcolor": "rgb(190, 180, 55)", "layer": "between", "line": {"width": 0}, "type": "rect", "x0": 7.926, "x1": 8.074, "xref": "x", "y0": 4.926, "y1": 5.074, "yref": "y"}, {"fillcolor": "rgb(91, 144, 14)", "layer": "between", "line": {"width": 0}, "type": "rect", "x0": 8.838, "x1": 9.162, "xref": "x", "y0": 4.838, "y1": 5.162, "yref": "y"}, {"fillcolor": "rgb(17, 80, 43)", "layer": "between", "line": {"width": 0}, "type": "rect", "x0": 9.724, "x1": 10.28, "xref": "x", "y0": 4.724, "y1": 5.276, "yref": "y"}], "showlegend": true, "xaxis": {"constrain": "domain", "range": [-0.5, 10.5], "scaleanchor": "y", "showgrid": false, "zeroline": false}, "yaxis": {"range": [-0.5, 5.5], "showgrid": false, "zeroline": false}}}
